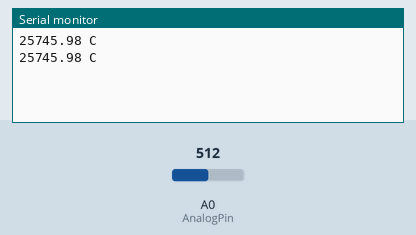
Simulated run of this sketch. Board: Arduino Uno, built with avr-gcc and run on an emulated ATmega328P. On the bench: the last lines printed to the serial monitor. The inputs (shaded band) are chosen by the test bench; at power-on: A0 (AnalogPin) = 512.

Above: at 1.8 s.
1.9 s: A0 (AnalogPin) set to 1006
At 2.7 s:
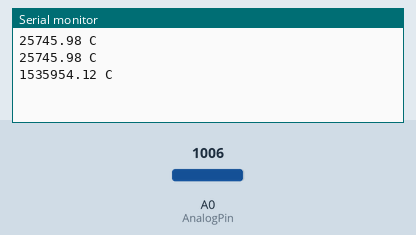
3.4 s: A0 (AnalogPin) set to 1023
At 4.8 s:
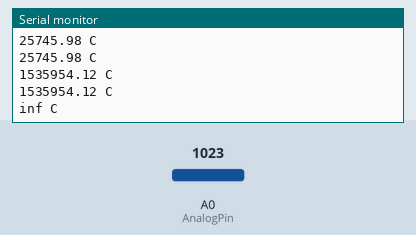

The sketch:

pt100.ino
```cpp
#include <math.h>
#include <stdio.h>

const int AnalogPin = 0;
const float Rknown = 10000.0;
const float Vin = 5.0;

double Thermister(int RawADC) { //Best place to put the function: before or after setup()? TBA.
  double A = 0.0008395; // constant A, B and C from Steinhart–Hart equation
  double B = 0.00025942;
  double C = 0.00000016082;
  double Temp, Vout, Runknown1;
  Vout = (5.0 / 1023.0) * RawADC;
  Runknown1 = Rknown * (1 / ((Vin / Vout) - 1));
  //Runknown1 = Rknown * ((Vin / Vout) - 1);
  Temp = 2.596 * Runknown1 - 264.827;
  //return Runknown1;
  return Temp;
}
void setup() {
  Serial.begin(9600);

}
void loop() {
  //Serial.println(analogRead(AnalogPin));
  Serial.print(Thermister(analogRead(AnalogPin)));
  Serial.println(" C");
  delay(1000);
}
```

Measured:
- the behaviour switches between 1022 and 1023 on A0 (AnalogPin) (found by bisection; images 1 and 2)
- after the input at 1.9 s, the serial monitor: prints a new line after 0.10 s (image 1)
- after the input at 3.4 s, the serial monitor: prints a new line after 0.60 s (image 2)
